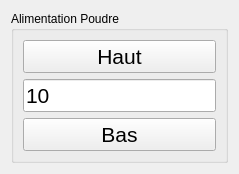
         <widget class="QWidget" name="tab_2">
          <attribute name="title">
           <string>Poudre</string>
          </attribute>
          <layout class="QVBoxLayout" name="verticalLayout_9">
           <item>
            <widget class="QGroupBox" name="groupBox_4">
             <property name="title">
              <string>Alimentation Poudre</string>
             </property>
             <layout class="QGridLayout" name="gridLayout_5">
              <item row="0" column="0">
               <widget class="QPushButton" name="poudre_up">
                <property name="maximumSize">
                 <size>
                  <width>1000</width>
                  <height>1000</height>
                 </size>
                </property>
                <property name="font">
                 <font>
                  <pointsize>16</pointsize>
                 </font>
                </property>
                <property name="text">
                 <string>Haut</string>
                </property>
               </widget>
              </item>
              <item row="1" column="0">
               <widget class="QLineEdit" name="poudre_text">
                <property name="maximumSize">
                 <size>
                  <width>1000</width>
                  <height>100</height>
                 </size>
                </property>
                <property name="font">
                 <font>
                  <pointsize>16</pointsize>
                 </font>
                </property>
                <property name="text">
                 <string>10</string>
                </property>
               </widget>
              </item>
              <item row="2" column="0">
               <widget class="QPushButton" name="poudre_down">
                <property name="maximumSize">
                 <size>
                  <width>1000</width>
                  <height>1000</height>
                 </size>
                </property>
                <property name="font">
                 <font>
                  <pointsize>16</pointsize>
                 </font>
                </property>
                <property name="text">
                 <string>Bas</string>
                </property>
               </widget>
              </item>
             </layout>
            </widget>
           </item>
          </layout>
         </widget>
